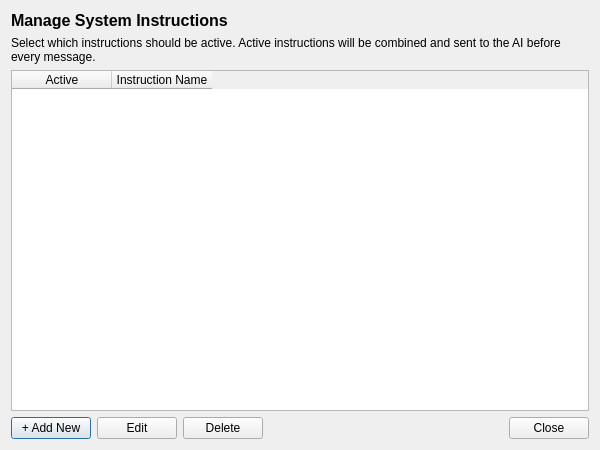
<?xml version="1.0" encoding="UTF-8"?>
<ui version="4.0">
 <class>SystemPromptManager</class>
 <widget class="QDialog" name="SystemPromptManager">
  <property name="geometry">
   <rect>
    <x>0</x>
    <y>0</y>
    <width>600</width>
    <height>450</height>
   </rect>
  </property>
  <property name="windowTitle">
   <string>System Instruction Library</string>
  </property>
  <layout class="QVBoxLayout" name="verticalLayout">
   <item>
    <widget class="QLabel" name="label_header">
     <property name="font">
      <font>
       <pointsize>12</pointsize>
       <bold>true</bold>
      </font>
     </property>
     <property name="text">
      <string>Manage System Instructions</string>
     </property>
    </widget>
   </item>
   <item>
    <widget class="QLabel" name="label_info">
     <property name="wordWrap">
      <bool>true</bool>
     </property>
     <property name="text">
      <string>Select which instructions should be active. Active instructions will be combined and sent to the AI before every message.</string>
     </property>
    </widget>
   </item>
   <item>
    <widget class="QTableWidget" name="table_widget">
     <property name="selectionBehavior">
      <enum>QAbstractItemView::SelectRows</enum>
     </property>
     <property name="columnCount">
      <number>2</number>
     </property>
     <column>
      <property name="text">
       <string>Active</string>
      </property>
     </column>
     <column>
      <property name="text">
       <string>Instruction Name</string>
      </property>
     </column>
    </widget>
   </item>
   <item>
    <layout class="QHBoxLayout" name="horizontalLayout">
     <item>
      <widget class="QPushButton" name="btn_add">
       <property name="text">
        <string>+ Add New</string>
       </property>
      </widget>
     </item>
     <item>
      <widget class="QPushButton" name="btn_edit">
       <property name="text">
        <string>Edit</string>
       </property>
      </widget>
     </item>
     <item>
      <widget class="QPushButton" name="btn_delete">
       <property name="text">
        <string>Delete</string>
       </property>
      </widget>
     </item>
     <item>
      <spacer name="horizontalSpacer">
       <property name="orientation">
        <enum>Qt::Horizontal</enum>
       </property>
       <property name="sizeHint" stdset="0">
        <size>
         <width>40</width>
         <height>20</height>
        </size>
       </property>
      </spacer>
     </item>
     <item>
      <widget class="QPushButton" name="btn_close">
       <property name="text">
        <string>Close</string>
       </property>
      </widget>
     </item>
    </layout>
   </item>
  </layout>
 </widget>
 <resources/>
 <connections/>
</ui>
